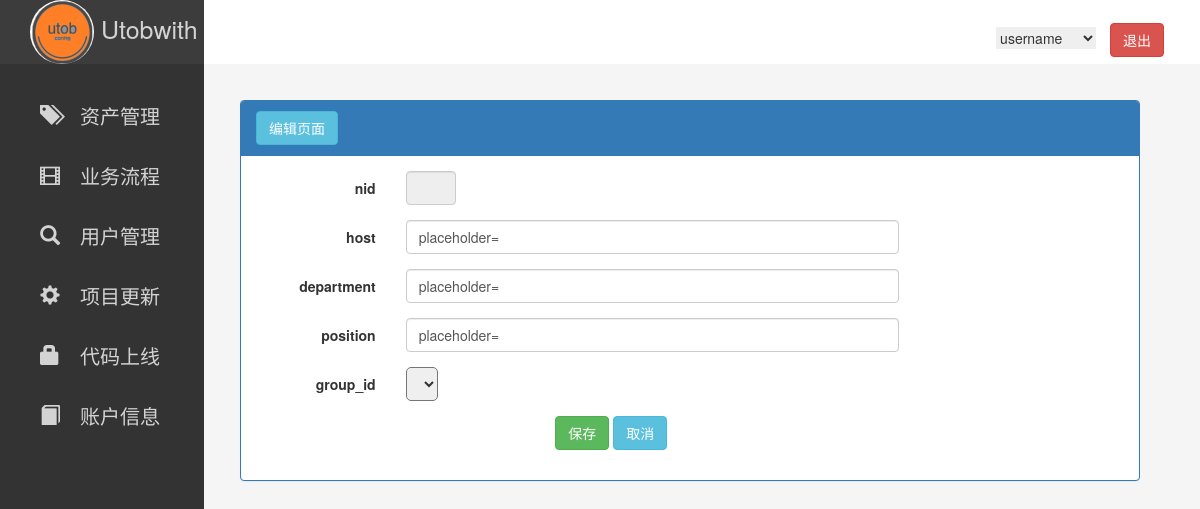
/edit/2/, run on an earlier commit of the app's database.
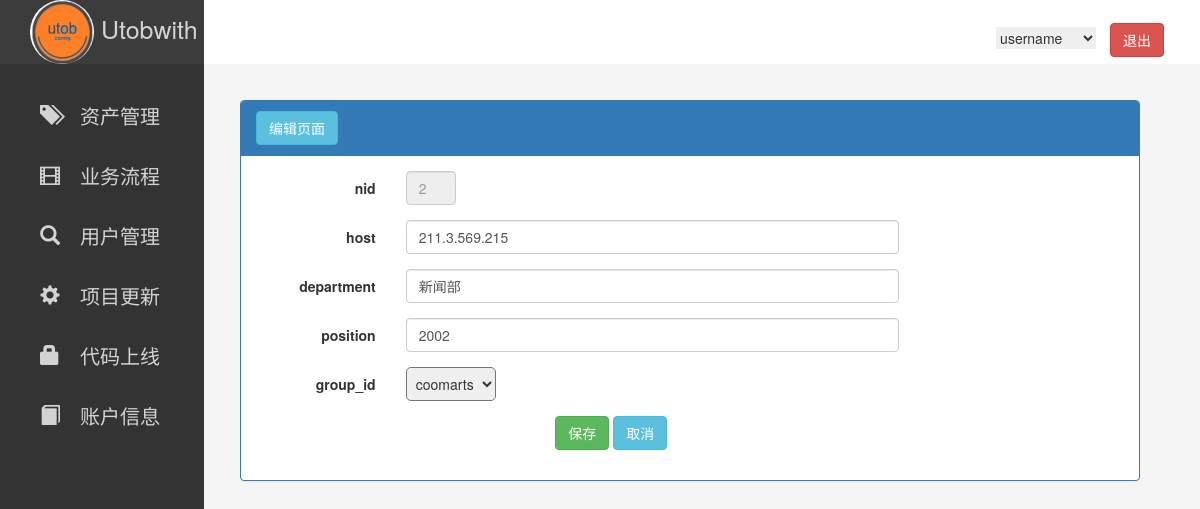
And on a later commit of the database.
### mom/models.py (models this page shows, shortened)
class Inventory(models.Model):
    id = models.AutoField(primary_key=True)
    host = models.GenericIPAddressField(max_length=32,null=False)
    department = models.CharField(max_length=64,null=False)
    position = models.CharField(max_length=64,null=False)
    group = models.ForeignKey(to="Group",to_field="id",default=0)

### mom/views.py (the view, shortened to what this page needs)
# urls.py: url(r'^edit/(\d+)/$',views.edit),
def edit(request,nid):
    edit_content = models.Inventory.objects.filter(id=nid).first()
    group_list = models.Group.objects.all()
    return render(request,"edit.html",locals())

### templates/edit.html (shortened to what this page needs)
{% extends "index.html" %}
{% block css %}
<link rel="stylesheet" href="/static/css/hosts.css">
{% endblock %}
{% block content %}
<div class="_position panel panel-primary">
    <div class="panel-heading"><a class="btn btn-info" >编辑页面</a></div>
    <div class="panel-body">
    <form action="/edit/{{ edit_content.id }}/" method="post" class="form-horizontal">
         <div class="form-group">
    <label for="nid" class="col-sm-2 control-label">nid</label>
    <div class="col-sm-7">
      <input type="text" disabled="disabled" class="form-control" id="nid" name="nid" placeholder={{ edit_content.id }}>
    </div>
  </div>
  <div class="form-group">
    <label for="host" class="col-sm-2 control-label">host</label>
    <div class="col-sm-7">
      <input type="text" class="form-control" id="host" name="host" value={{ edit_content.host }} placeholder={{ edit_content.host }} >
    </div>
  </div>
        <div class="form-group">
    <label for="department" class="col-sm-2 control-label">department</label>
    <div class="col-sm-7">
      <input type="text" class="form-control" id="department" name="department" value={{ edit_content.department }} placeholder={{ edit_content.department }} >
    </div>
  </div>
        <div class="form-group">
    <label for="position" class="col-sm-2 control-label">position</label>
    <div class="col-sm-7">
      <input type="text" class="form-control" id="position" name="position" value={{ edit_content.position }} placeholder={{ edit_content.position }} >
    </div>
  </div>
   <div class="form-group">
    <label for="group_id" class="col-sm-2 control-label">group_id</label>
    <div class="col-sm-7">
    <select name="group_id" id="group_id" >
       {% for group in group_list %}
           {% if edit_content.group_id == group.id %}
           <option class="group_id_option" selected value={{ group.id }}>{{ group.groupname }}</option>
           {% else %}
           <option class="group_id_option" value={{ group.id }}>{{ group.groupname }}</option>
           {% endif %}
        {% endfor %}
    </select>
    </div>
  </div>
  <div class="form-group">
    <div class="col-sm-offset-4 col-sm-8">
      <button type="submit" class="btn btn-success">保存</button>
        <a type="reset" class="btn btn-info" href="/hosts/">取消</a>
    </div>
  </div>
    </form>
    </div>
</div>
{% endblock %}

### templates/index.html (shortened to what this page needs)
<!DOCTYPE html>
<html>
<head>
    <link rel="stylesheet" href="/static/plugins/bootstrap/css/bootstrap.css">
    <link rel="stylesheet" href="/static/css/base.css">
    {% block css %} {% endblock %}
</head>
<body class="back">
<nav class="_nav">
    <div>
        <a href="#">
        </a>
        <div class="_nav_logout">
            <select class="user_setting">
                <option>username</option>
            </select>
            <button type="button" class=" btn btn-danger">退出</button>
        </div>
    </div>
</nav>
<div class="_left_bar ">
    <div class="_logo_title">
        <a href="#">
            <img class="img-circle" alt="Brand" src="/static/img/222.ico">
            <span class="_logo_font">Utob<span>with</span></span>
        </a>
    </div>
    <div class="_bar_content">
        <ul>
            <li class="_ceng"><span class="glyphicon glyphicon-tags glyphicon_con " aria-hidden="true"></span><a
                    href="/hosts/">资产管理</a></li>
            <li class="_ceng"><span class="glyphicon glyphicon-film glyphicon_con" aria-hidden="true"></span><a>业务流程</a>
            </li>
            <li class="_ceng"><span class="glyphicon glyphicon-search glyphicon_con"
                                    aria-hidden="true"></span><a>用户管理</a></li>
            <li class="_ceng"><span class="glyphicon glyphicon-cog glyphicon_con" aria-hidden="true"></span><a>项目更新</a>
            </li>
            <li class="_ceng"><span class="glyphicon glyphicon-lock glyphicon_con" aria-hidden="true"></span><a>代码上线</a>
            </li>
            <li class="_ceng"><span class="glyphicon glyphicon-book glyphicon_con" aria-hidden="true"></span><a>账户信息</a>
            </li>
        </ul>
    </div>
</div>
{% block content %} {% endblock %}
</body>
</html>

### static/css/base.css (style rules this page uses)
.back { background-color: whitesmoke; }
a { text-decoration:none; color: lightgrey; }
._nav { background-color: white; }
._nav_logout { float: right; padding-right: 3%; padding-top: 17px; }
._left_bar { position: absolute; top: 0; left: 0; background-color: #333333; height: 100%; width: 17%; }
._logo_title { color: whitesmoke; background-color: #3c3c3c; padding-left: 30px; font-size: 25px; }
._bar_content { padding: 20px; }
._ceng { list-style-type: none; color: lightgrey; font-size: 20px; margin-left: -40px; }
.glyphicon_con { padding: 20px; }
.user_setting { border: none; margin: 10px; width: 100px; }

### static/css/hosts.css (style rules this page uses)
._position { margin-left: 20%; margin-top: 3%; margin-right: 5%; }
input { width: 140px; border:0; border-bottom: 1px solid cornflowerblue; height: 30px; }
#nid { width: 50px; }
#group_id { padding: 5px; border-radius: 5px; }

What changed in the data, as far as the page shows it:
added Inventory: nid "2", host "211.3.569.215", department "新闻部", position "2002"
Also different on the page:
form field group_id: (not shown) → "coomarts"
form field host: "placeholder=" → (not shown)
form field department: "placeholder=" → (not shown)
form field position: "placeholder=" → (not shown)
